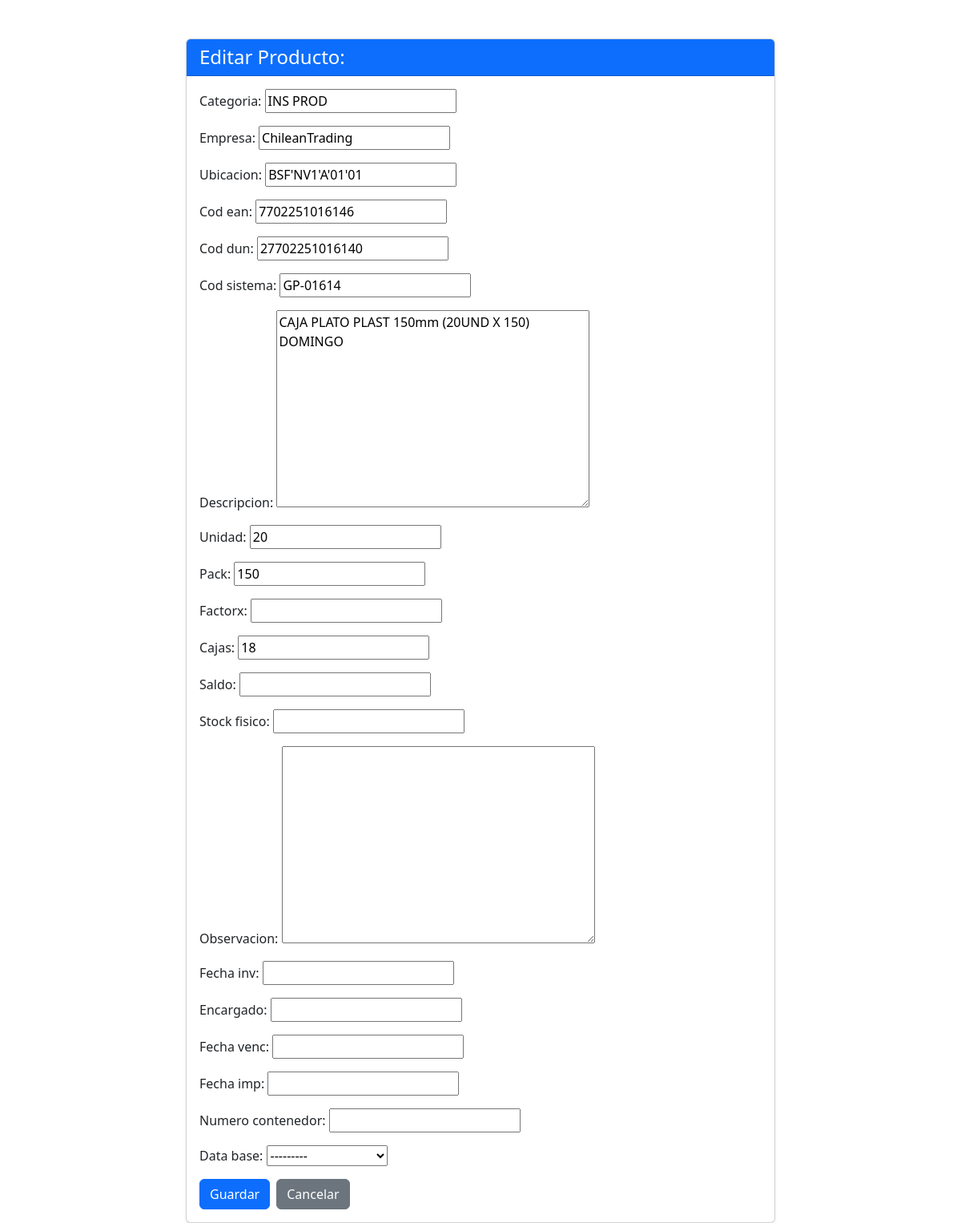
/productos/editar/17630/, run on the app's committed database.
### productos/models.py (models this page shows, shortened)
class Producto(models.Model):
    categoria = models.CharField(max_length=100, blank=True, null=True)
    empresa = models.CharField(max_length=100, blank=True, null=True)
    ubicacion = models.CharField(max_length=100, blank=True, null=True)
    cod_ean = models.CharField(max_length=50, blank=True, null=True)
    cod_dun = models.CharField(max_length=50, blank=True, null=True)
    cod_sistema = models.CharField(max_length=50, blank=True, null=True)
    descripcion = models.TextField(max_length=350, blank=True, null=True)
    unidad = models.CharField(max_length=20, blank=True, null=True)
    pack = models.IntegerField(blank=True, null=True)
    factorx = models.FloatField(blank=True, null=True)
    cajas = models.IntegerField(blank=True, null=True)
    saldo = models.IntegerField(blank=True, null=True)
    stock_fisico = models.IntegerField(blank=True, null=True)
    observacion = models.TextField(max_length=350, blank=True, null=True)
    fecha_inv = models.DateField(default=datetime.date.today, blank=True, null=True)
    encargado = models.CharField(max_length=100, blank=True, null=True)
    fecha_venc = models.DateField(blank=True, null=True)
    fecha_imp = models.DateField(default=datetime.date.today, blank=True, null=True)
    numero_contenedor = models.CharField(max_length=100, blank=True, null=True)
    Data_base = models.ForeignKey(Categoria, on_delete=models.CASCADE,blank=True, null=True)

class Categoria(models.Model):
    categoria = models.CharField(max_length=100)
    def __str__(self):
        return self.categoria

### productos/views.py (the view)
# urls.py: path('editar/<int:id>/', views.editar_producto, name='editar_producto'),
def editar_producto(request, id):
    producto = Producto.objects.get(id=id)
    if request.method == 'POST':
        form = ProductoForm(request.POST, instance=producto)
        if form.is_valid():
            form.save()
            return redirect('productos:index')  # Cambia a la URL correcta
    else:
        form = ProductoForm(instance=producto)
    return render(request, 'editar.html', {'form': form})

### productos/forms.py
class ProductoForm(ModelForm):
    class Meta:
        model = models.Producto
        fields ='__all__' #Incluye todos los campos del modelo

### productos/templates/editar.html (shortened to what this page needs)
<!DOCTYPE html>
<html lang="es">
<head>
    <link href="https://cdn.jsdelivr.net/npm/bootstrap@5.3.3/dist/css/bootstrap.min.css" rel="stylesheet"
>
</head>
<body>
    <div class="container mt-5">
        <div class="row justify-content-center">
            <div class="col-md-8">
                <div class="card shadow-sm">
                    <div class="card-header bg-primary text-white">
                        <h1 class="h4 mb-0">Editar Producto: {{ producto.nombre }}</h1>
                    </div>
                    <div class="card-body">
                        <form method="post" id="editar-producto-form">
                            <div class="mb-3">
                                {{ form.as_p }}
                            </div>
                            <div class="d-flex gap-2">
                                <button type="submit" class="btn btn-primary">Guardar</button>
                                <a href="{% url 'productos:index' %}" class="btn btn-secondary">Cancelar</a>
                            </div>
                        </form>
                    </div>
                </div>
            </div>
        </div>
    </div>
</body>
</html>

### data on the page
Producto: categoria "INS PROD", empresa "ChileanTrading", ubicacion "BSF'NV1'A'01'01", cod_ean "7702251016146", cod_dun "27702251016140", cod_sistema "GP-01614", descripcion "CAJA PLATO PLAST 150mm (20UND X 150) DOMINGO", unidad "20", pack "150", cajas "18", Data_base "---------"
